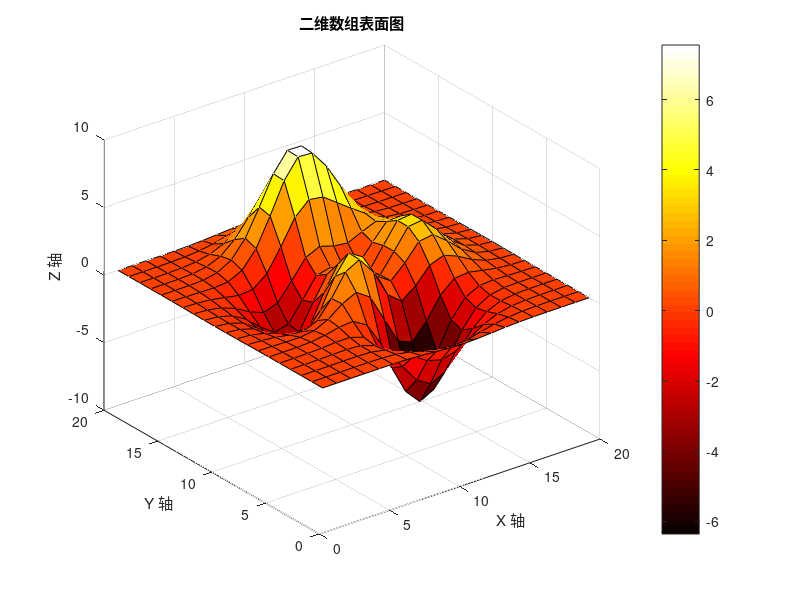

This figure's MATLAB source:
% 定义二维数组
Z = peaks(20);

% 创建 X 和 Y 坐标网格
[X, Y] = meshgrid(1:size(Z, 2), 1:size(Z, 1));

% 绘制表面图
surf(X, Y, Z);

% 添加标题和坐标轴标签
title('二维数组表面图');
xlabel('X 轴');
ylabel('Y 轴');
zlabel('Z 轴');

% 设置视角和颜色映射
view(3); % 3D 视角
colormap(hot);
colorbar;
